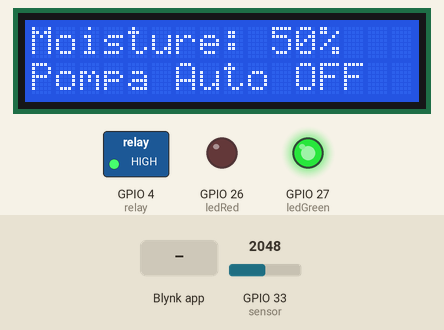
Simulated run of this sketch. Board: ESP32. On the bench: 16×2 character LCD, switched loads named in the sketch (green lamp = pin HIGH), output pins drawn as LEDs (lit = HIGH). The test bench sets the inputs (shaded band); at power-on: GPIO 33 (sensor) = 2048. WiFi joins after 1.5 s; servers stay silent unless stated; what the sketch prints to the serial monitor is not drawn.

Above: at 6.3 s.
6.4 s: GPIO 33 (sensor) set to 2115
At 7.7 s:
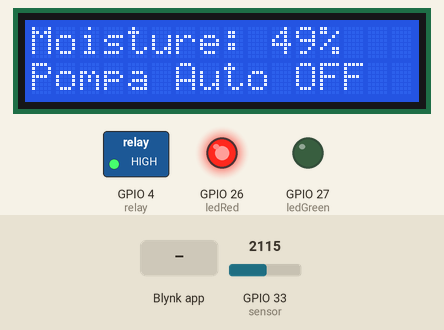
8.0 s: GPIO 33 (sensor) set to 2471
At 8.5 s:
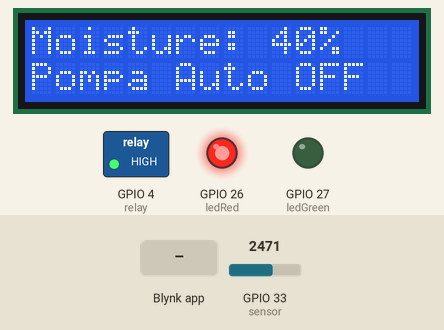
9.5 s: GPIO 33 (sensor) set to 2561
At 10.4 s:
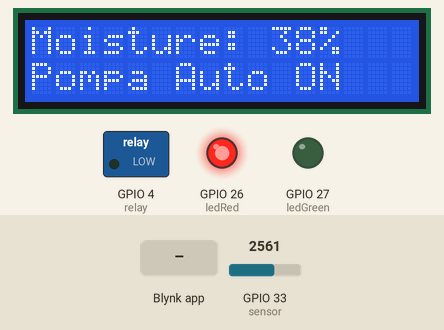
11.1 s: Blynk app writes 1 to V1
At 11.7 s:
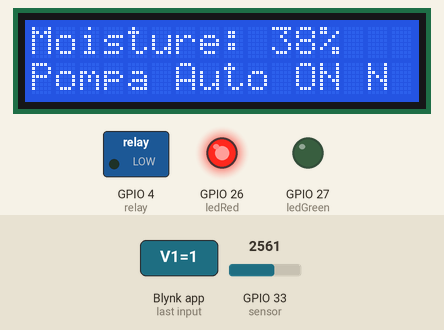
12.7 s: Blynk app writes 0 to V1
At 14.0 s:
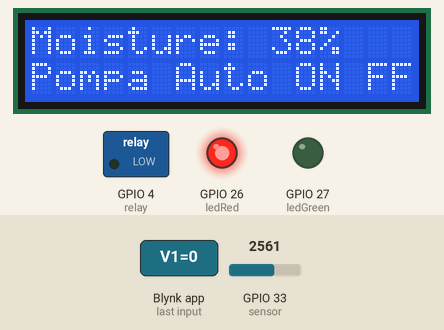
14.3 s: Blynk app writes 200 to V1
At 15.5 s:
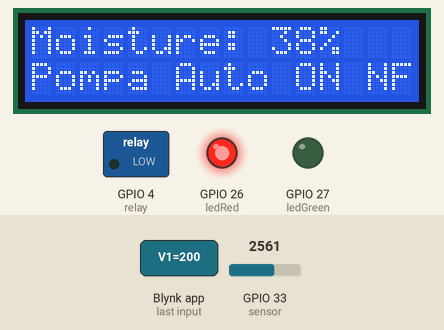
Timing chart, 0 to 16.9 s (numbered marks = the images above; inputs shaded):
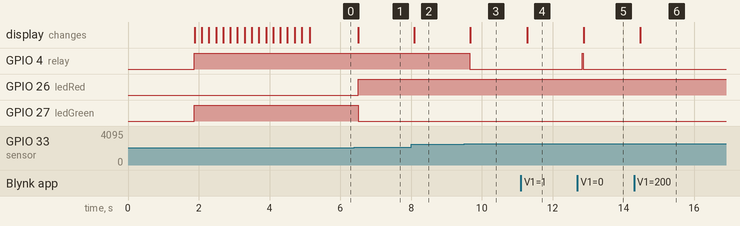

The sketch:

code.ino
```cpp
#define BLYNK_TEMPLATE_ID "TMPL6xATOtNOF" //your ID from blink
#define BLYNK_TEMPLATE_NAME "Monitoring" //your name aplication in your blink
#define BLYNK_AUTH_TOKEN "rtsjRqiCIwOxuyo-8uIJUL43HdTDaNpA" //your token in your blink

#include <LiquidCrystal_I2C.h>
#include <Wire.h>
#include <WiFiClient.h>
#include <BlynkSimpleEsp32.h>

#define sensor 33
#define relay 4
#define ledRed 26  // GPIO untuk LED Merah
#define ledGreen 27 // GPIO untuk LED Hijau

// Initialize the LCD display
LiquidCrystal_I2C lcd(0x27, 16, 2);

BlynkTimer timer;

// Enter your Auth token
char auth[] = "rtsjRqiCIwOxuyo-8uIJUL43HdTDaNpA"; //your token in your blink

// Enter your WIFI SSID and password
char ssid[] = "*********"; //your name wifi
char pass[] = "*********"; //your password wifi

// Declare the soil moisture value as a global variable
int moistureValue = 0;
int value = 0;

// Manual control flags
bool manualPumpControl = false;
bool manualRedLedControl = false;
bool manualGreenLedControl = false;
bool manualMode = false;  // Untuk mengaktifkan mode manual

void setup() {
  // Debug console
  Serial.begin(115200);
  Blynk.begin(auth, ssid, pass, "blynk.cloud", 80);
  lcd.init();
  lcd.backlight();
  pinMode(relay, OUTPUT);
  pinMode(ledRed, OUTPUT);
  pinMode(ledGreen, OUTPUT);
  digitalWrite(relay, HIGH); // Pompa mati awal
  digitalWrite(ledRed, LOW);
  digitalWrite(ledGreen, HIGH);

  lcd.setCursor(1, 0);
  lcd.print("System Loading");
  for (int a = 0; a <= 15; a++) {
    lcd.setCursor(a, 1);
    lcd.print(".");
    delay(200);  // Delay animasi LCD
  }
  lcd.clear();
}

// Manual control for the pump
BLYNK_WRITE(V1) {
  manualPumpControl = true;
  bool pumpState = param.asInt();
  if (pumpState == 1) {
    digitalWrite(relay, LOW);
    lcd.setCursor(0, 1);
    lcd.print("Pompa Manual ON");
  } else {
    digitalWrite(relay, HIGH);
    lcd.setCursor(0, 1);
    lcd.print("Pompa Manual OFF");
  }
}

// Manual control for the red LED
BLYNK_WRITE(V2) {
  manualRedLedControl = true;
  bool redLedState = param.asInt();
  if (redLedState == 1) {
    digitalWrite(ledRed, HIGH);
  } else {
    digitalWrite(ledRed, LOW);
  }
}

// Manual control for the green LED
BLYNK_WRITE(V3) {
  manualGreenLedControl = true;
  bool greenLedState = param.asInt();
  if (greenLedState == 1) {
    digitalWrite(ledGreen, HIGH);
  } else {
    digitalWrite(ledGreen, LOW);
  }
}

// Switch to toggle between manual and automatic mode
BLYNK_WRITE(V4) {
  manualMode = param.asInt();
  if (manualMode == 1) {
    lcd.setCursor(0, 1);
    lcd.print("Mode: Manual   ");
  } else {
    lcd.setCursor(0, 1);
    lcd.print("Mode: Automatic");
  }
}

void loop() {
  Blynk.run(); // Run the Blynk library

  // Read and calculate moisture value
  value = analogRead(sensor);
  value = map(value, 0, 4095, 0, 100);  // Convert value to 0-100 range
  moistureValue = (value - 100) * -1;  // Calculate moisture value
  Blynk.virtualWrite(V0, moistureValue);  // Send moisture value to Blynk
  Serial.println(moistureValue);

  lcd.setCursor(0, 0);
  lcd.print("Moisture: ");
  lcd.print(moistureValue);
  lcd.print("%");

  // Automatic control only if manual mode is not active
  if (!manualMode) {
    if (moistureValue < 40) {  // Threshold for soil moisture
      digitalWrite(relay, LOW);  // Turn on the pump
      lcd.setCursor(0, 1);
      lcd.print("Pompa Auto ON ");
    } else {
      digitalWrite(relay, HIGH);  // Turn off the pump
      lcd.setCursor(0, 1);
      lcd.print("Pompa Auto OFF");
    }
  }

  // Control red LED based on moisture value
  if (!manualRedLedControl) {
    digitalWrite(ledRed, (moistureValue < 50) ? HIGH : LOW);
  }

  // Control green LED based on moisture value
  if (!manualGreenLedControl) {
    digitalWrite(ledGreen, (moistureValue >= 50) ? HIGH : LOW);
  }

  delay(200); // Menunggu sebelum loop berikutnya
}
```

Measured:
- the behaviour switches between 2088 and 2089 on GPIO 33 (sensor) (found by bisection; images 0 and 1)
- the behaviour switches between 2497 and 2498 on GPIO 33 (sensor) (found by bisection; images 2 and 3)
- after the input at 6.4 s, GPIO 26 (ledRed): LOW → HIGH after 0.10 s; GPIO 27 (ledGreen): HIGH → LOW after 0.10 s; the display: changes after 0.10 s (image 1)
- after the input at 8.0 s, the display: changes after 0.09 s (image 2)
- after the input at 9.5 s, GPIO 4 (relay): HIGH → LOW after 0.16 s; the display: changes after 0.17 s (image 3)
- after the input at 11.1 s, the display: changes after 0.18 s (image 4)
- after the input at 12.7 s, GPIO 4 (relay): LOW → HIGH after 0.14 s, → LOW 0.03 s later; the display: changes after 0.18 s (image 5)
- after the input at 14.3 s, the display: changes after 0.18 s (image 6)
